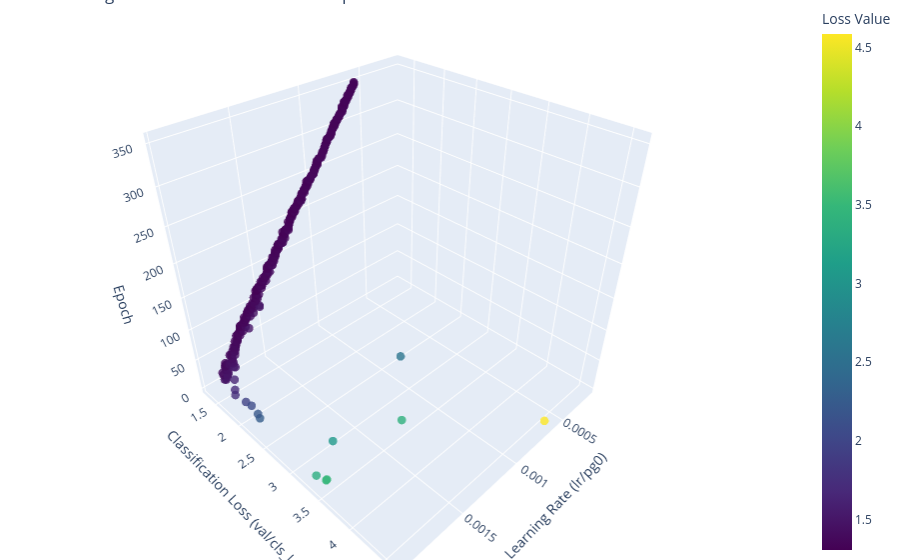

This figure's notebook cell:
### Code cell
graph_LrLoss_3D(df)

### Figure 1 — Plotly figure (JSON) as saved in the notebook; plotly's stock layout.template omitted (floating-point values rounded to 4 significant figures; data arrays with more than 128 entries replaced by an {"elided": "..."} marker saying what was removed)
{"data": [{"marker": {"color": {"elided": "351 float values"}, "colorbar": {"title": {"text": "Loss Value"}}, "colorscale": [[0, "#440154"], [0.1111, "#482878"], [0.2222, "#3e4989"], [0.3333, "#31688e"], [0.4444, "#26828e"], [0.5556, "#1f9e89"], [0.6667, "#35b779"], [0.7778, "#6ece58"], [0.8889, "#b5de2b"], [1, "#fde725"]], "opacity": 0.8, "size": 5}, "mode": "markers", "type": "scatter3d", "x": {"elided": "351 float values"}, "y": {"elided": "351 float values"}, "z": {"elided": "351 int values"}}], "layout": {"margin": {"b": 0, "l": 0, "r": 0, "t": 0}, "scene": {"xaxis": {"title": {"text": "Learning Rate (lr/pg0)"}}, "yaxis": {"title": {"text": "Classification Loss (val/cls_loss)"}}, "zaxis": {"title": {"text": "Epoch"}}}, "title": {"text": "Learning Rate vs. Validation Loss vs. Epoch"}}}
